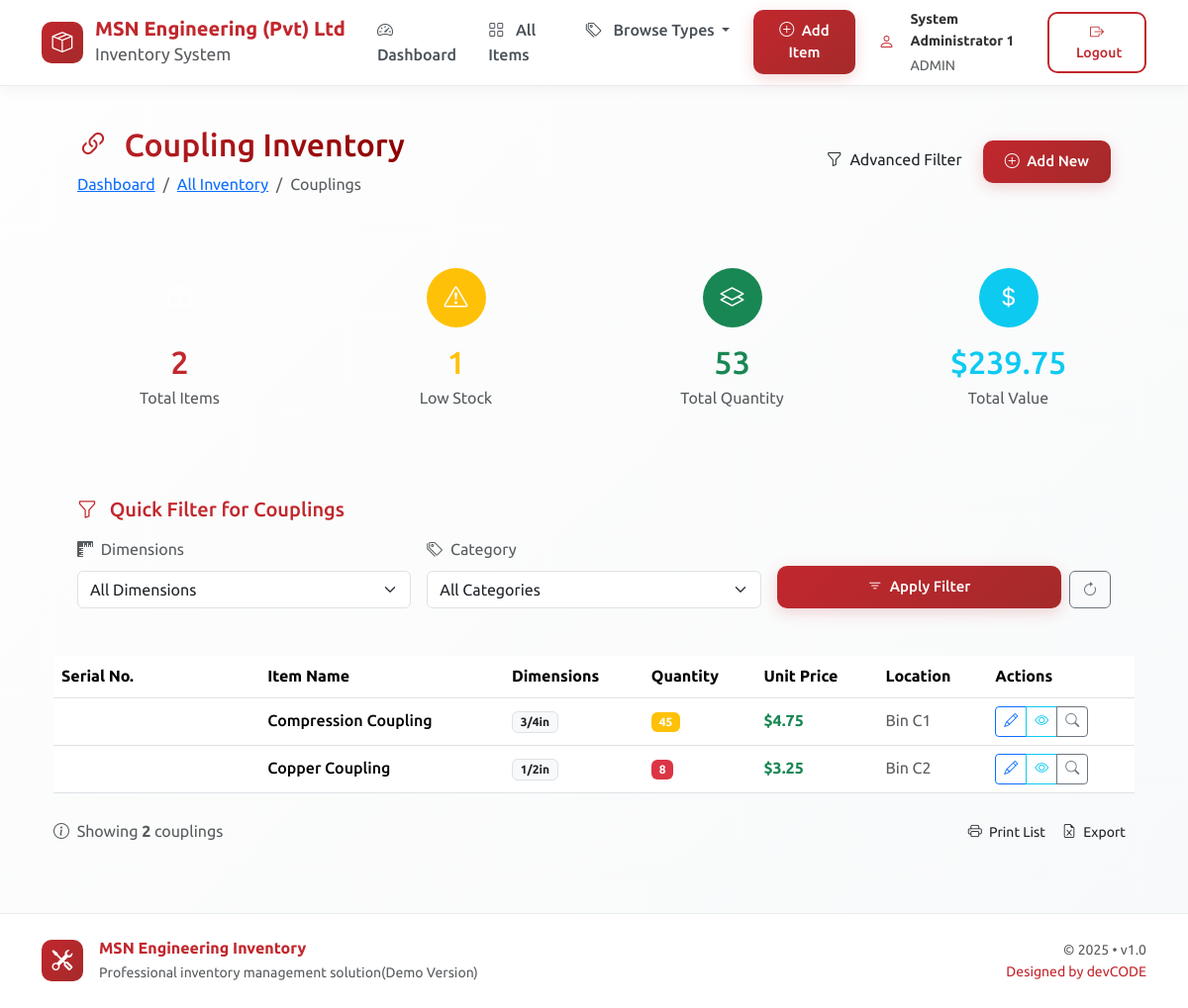
/type/Coupling (signed in), run on the app's committed database.
### tables this page shows
CREATE TABLE inventory
                 (id INTEGER PRIMARY KEY AUTOINCREMENT,
                  serial_number TEXT UNIQUE NOT NULL,
                  part_name TEXT NOT NULL,
                  part_type TEXT NOT NULL,
                  category TEXT NOT NULL,
                  dimensions TEXT,
                  quantity INTEGER NOT NULL,
                  unit_price REAL NOT NULL,
                  location TEXT,
                  supplier TEXT,
                  date_added TEXT,
                  last_updated TEXT,
                  notes TEXT);

### app.py (the view, shortened to what this page needs)
@app.route('/type/<string:part_type>')
@login_required
def view_by_type(part_type):
    conn = get_db_connection()
    try:
        items = conn.execute('''
            SELECT * FROM inventory
            WHERE UPPER(part_type) = UPPER(?)
            ORDER BY part_name
        ''', (part_type,)).fetchall()
        type_stats = conn.execute('''
            SELECT
                COUNT(*) as total_items,
                SUM(quantity) as total_quantity,
                SUM(quantity * unit_price) as total_value,
                SUM(CASE WHEN quantity < 10 THEN 1 ELSE 0 END) as low_stock_count
            FROM inventory
            WHERE UPPER(part_type) = UPPER(?)
        ''', (part_type,)).fetchone()
        dimensions = conn.execute('''
            SELECT DISTINCT dimensions
            FROM inventory
            WHERE UPPER(part_type) = UPPER(?) AND dimensions IS NOT NULL AND dimensions != ''
            ORDER BY dimensions
        ''', (part_type,)).fetchall()
        categories = conn.execute('''
            SELECT DISTINCT category
            FROM inventory
            WHERE UPPER(part_type) = UPPER(?) AND category IS NOT NULL AND category != ''
            ORDER BY category
        ''', (part_type,)).fetchall()
    except Exception as e:
        flash(f'Error loading {part_type} items: {str(e)}', 'error')
        items = []
        type_stats = {'total_items': 0, 'total_quantity': 0, 'total_value': 0, 'low_stock_count': 0}
        dimensions = []
        categories = []
    finally:
        conn.close()
    return render_template('type_view.html',
                         part_type=part_type,
                         items=items,
                         type_stats=type_stats,
                         dimensions=dimensions,
                         categories=categories)

### app.py (called while the page is built)
def login_required(f):
    @wraps(f)
    def decorated_function(*args, **kwargs):
        if 'user_id' not in session:
            return redirect(url_for('login'))
        return f(*args, **kwargs)
    return decorated_function

def get_db_connection():
    conn = sqlite3.connect('inventory.db')
    conn.row_factory = sqlite3.Row
    return conn

### templates/type_view.html (shortened to what this page needs)
{% extends "base.html" %}
{% block content %}
<div class="container-fluid fade-in">
    <div class="d-flex justify-content-between align-items-center mb-4 glass-card p-4">
        <div>
            <h1 class="h2 gradient-text mb-2">
                <i class="bi
                    {% if part_type|lower == 'valve' %}bi-valve-fill
                    {% elif part_type|lower == 'pipe' %}bi-pipe-fill
                    {% elif part_type|lower == 'coupling' %}bi-link-45deg
                    {% elif part_type|lower == 'fitting' %}bi-puzzle-fill
                    {% else %}bi-gear-fill{% endif %}
                    me-2"></i>
                {{ part_type }} Inventory
            </h1>
            <nav aria-label="breadcrumb">
                <ol class="breadcrumb mb-0">
                    <li class="breadcrumb-item"><a href="{{ url_for('dashboard') }}">Dashboard</a></li>
                    <li class="breadcrumb-item"><a href="{{ url_for('view_inventory') }}">All Inventory</a></li>
                    <li class="breadcrumb-item active" aria-current="page">{{ part_type }}s</li>
                </ol>
            </nav>
        </div>
        <div class="d-flex gap-2">
            <a href="{{ url_for('filter_items') }}" class="btn btn-outline-maroon">
                <i class="bi bi-funnel me-1"></i> Advanced Filter
            </a>
            {% if session.user_type == 'admin' %}
            <a href="{{ url_for('add_item') }}" class="btn btn-maroon">
                <i class="bi bi-plus-circle me-1"></i> Add New
            </a>
            {% endif %}
        </div>
    </div>
    <div class="row mb-4">
        <div class="col-md-3 col-sm-6 mb-3">
            <div class="glass-card glass-card-hover p-4 h-100 text-center">
                <div class="rounded-circle bg-maroon d-inline-flex align-items-center justify-content-center mb-3"
                     style="width: 60px; height: 60px;">
                    <i class="bi bi-box-seam text-white fs-4"></i>
                </div>
                <h2 class="text-maroon mb-1">{{ type_stats.total_items|default(0) }}</h2>
                <p class="text-muted mb-0">Total Items</p>
            </div>
        </div>
        <div class="col-md-3 col-sm-6 mb-3">
            <div class="glass-card glass-card-hover p-4 h-100 text-center">
                <div class="rounded-circle bg-warning d-inline-flex align-items-center justify-content-center mb-3"
                     style="width: 60px; height: 60px;">
                    <i class="bi bi-exclamation-triangle text-white fs-4"></i>
                </div>
                <h2 class="text-warning mb-1">{{ type_stats.low_stock_count|default(0) }}</h2>
                <p class="text-muted mb-0">Low Stock</p>
            </div>
        </div>
        <div class="col-md-3 col-sm-6 mb-3">
            <div class="glass-card glass-card-hover p-4 h-100 text-center">
                <div class="rounded-circle bg-success d-inline-flex align-items-center justify-content-center mb-3"
                     style="width: 60px; height: 60px;">
                    <i class="bi bi-layers text-white fs-4"></i>
                </div>
                <h2 class="text-success mb-1">{{ type_stats.total_quantity|default(0) }}</h2>
                <p class="text-muted mb-0">Total Quantity</p>
            </div>
        </div>
        <div class="col-md-3 col-sm-6 mb-3">
            <div class="glass-card glass-card-hover p-4 h-100 text-center">
                <div class="rounded-circle bg-info d-inline-flex align-items-center justify-content-center mb-3"
                     style="width: 60px; height: 60px;">
                    <i class="bi bi-currency-dollar text-white fs-4"></i>
                </div>
                <h2 class="text-info mb-1">${{ "%0.2f"|format(type_stats.total_value|float) if type_stats.total_value else "0.00" }}</h2>
                <p class="text-muted mb-0">Total Value</p>
            </div>
        </div>
    </div>
    <div class="glass-card glass-card-hover p-4 mb-4">
        <h5 class="text-maroon mb-3">
            <i class="bi bi-funnel me-2"></i> Quick Filter for {{ part_type }}s
        </h5>
        <form method="POST" action="{{ url_for('filter_by_type', part_type=part_type) }}" class="row g-3">
            <div class="col-md-4">
                <label class="form-label text-muted">
                    <i class="bi bi-rulers me-1"></i> Dimensions
                </label>
                <select name="dimensions" class="form-select">
                    <option value="all">All Dimensions</option>
                </select>
            </div>
            <div class="col-md-4">
                <label class="form-label text-muted">
                    <i class="bi bi-tags me-1"></i> Category
                </label>
                <select name="category" class="form-select">
                    <option value="all">All Categories</option>
                </select>
            </div>
            <div class="col-md-4 d-flex align-items-end gap-2">
                <button type="submit" class="btn btn-maroon flex-grow-1">
                    <i class="bi bi-filter me-1"></i> Apply Filter
                </button>
                <a href="{{ url_for('view_by_type', part_type=part_type) }}" class="btn btn-outline-secondary">
                    <i class="bi bi-arrow-clockwise"></i>
                </a>
            </div>
        </form>
    </div>
    <div class="glass-card glass-card-hover overflow-hidden">
        <div class="table-responsive">
            <table class="table table-hover mb-0">
                <thead>
                    <tr class="table-maroon">
                        <th>Serial No.</th>
                        <th>Item Name</th>
                        <th>Dimensions</th>
                        <th>Quantity</th>
                        <th>Unit Price</th>
                        <th>Location</th>
                        <th>Actions</th>
                    </tr>
                </thead>
                <tbody>
                    {% if items %}
                        {% for item in items %}
                        <tr class="align-middle">
                            <td>
                                <span class="badge bg-maroon text-white font-monospace">{{ item.serial_number }}</span>
                            </td>
                            <td class="fw-medium">{{ item.part_name }}</td>
                            <td>
                                {% if item.dimensions %}
                                <span class="badge bg-light text-dark border">{{ item.dimensions }}</span>
                                {% else %}
                                <span class="text-muted">-</span>
                                {% endif %}
                            </td>
                            <td>
                                <span class="badge
                                    {% if item.quantity < 10 %}bg-danger
                                    {% elif item.quantity > 100 %}bg-success
                                    {% else %}bg-warning{% endif %}">
                                    {{ item.quantity }}
                                </span>
                            </td>
                            <td>
                                <span class="text-success fw-bold">${{ "%0.2f"|format(item.unit_price) }}</span>
                            </td>
                            <td>
                                <span class="text-muted">{{ item.location or 'Not Set' }}</span>
                            </td>
                            <td>
                                <div class="btn-group" role="group">
                                    {% if session.user_type == 'admin' %}
                                    <a href="{{ url_for('edit_item', item_id=item.id) }}"
                                       class="btn btn-sm btn-outline-primary"
                                       title="Edit Item">
                                        <i class="bi bi-pencil"></i>
                                    </a>
                                    {% endif %}
                                    <a href="#"
                                       class="btn btn-sm btn-outline-info view-details"
                                       title="View Details"
                                       data-item-id="{{ item.id }}">
                                        <i class="bi bi-eye"></i>
                                    </a>
                                    <a href="{{ url_for('filter_items') }}?dimensions={{ item.dimensions|urlencode if item.dimensions else '' }}"
                                       class="btn btn-sm btn-outline-secondary"
                                       title="Find Similar">
                                        <i class="bi bi-search"></i>
                                    </a>
                                </div>
                            </td>
                        </tr>
                        {% endfor %}
                    {% endif %}
                </tbody>
            </table>
        </div>
    </div>
    {% if items %}
    <div class="mt-4 d-flex justify-content-between align-items-center">
        <div class="text-muted">
            <i class="bi bi-info-circle me-1"></i>
            Showing <strong>{{ items|length }}</strong> {{ part_type|lower }}{% if items|length != 1 %}s{% endif %}
        </div>
        <div class="btn-group">
            <button class="btn btn-outline-maroon btn-sm" onclick="window.print()">
                <i class="bi bi-printer me-1"></i> Print List
            </button>
            <button class="btn btn-outline-maroon btn-sm" id="exportBtn">
                <i class="bi bi-file-earmark-excel me-1"></i> Export
            </button>
        </div>
    </div>
    {% endif %}
</div>
{% endblock %}

### static/css/custom.css (style rules this page uses)
:root { --maroon-light: #c1272d; --maroon-medium: #a52a2a; --maroon-dark: #8b0000; --white-pure: #ffffff; --white-soft: #f8f9fa; --white-cream: #fefefe; --gray-light: #e9ecef; --gray-medium: #6c757d; --gray-dark: #343a40; --success-light: #d1e7dd; --warning-light: #fff3cd; --danger-light: #f8d7da; --info-light: #cff4fc; --shadow-light: rgba(193, 39, 45, 0.08); --shadow-medium: rgba(193, 39, 45, 0.12); --shadow-dark: rgba(193, 39, 45, 0.15); }
body { font-family: 'Ubuntu', -apple-system, BlinkMacSystemFont, sans-serif; background: linear-gradient(135deg, var(--white-cream) 0%, var(--white-soft) 100%); color: var(--gray-dark); line-height: 1.6; min-height: 100vh; overflow-x: hidden; }
.container-fluid { max-width: 1400px; }
.gradient-text { background: linear-gradient(135deg, var(--maroon-light) 0%, var(--maroon-dark) 100%); -webkit-background-clip: text; -webkit-text-fill-color: transparent; background-clip: text; }
.btn-maroon { background: linear-gradient(135deg, var(--maroon-light) 0%, var(--maroon-medium) 100%); color: white; border: none; padding: 12px 28px; border-radius: 12px; font-weight: 600; font-size: 15px; transition: all 0.3s ease; box-shadow: 0 4px 15px rgba(193, 39, 45, 0.2); }
.gap-2 { gap: 0.5rem; }
.text-maroon { color: var(--maroon-light) !important; }

### templates/base.html (style rules this page uses)
:root { --maroon-light: #c1272d; --maroon-medium: #a52a2a; --maroon-dark: #8b0000; --white-pure: #ffffff; --white-soft: #f8f9fa; --white-cream: #fefefe; --gray-light: #e9ecef; --gray-medium: #6c757d; --shadow-light: rgba(193, 39, 45, 0.08); --shadow-medium: rgba(193, 39, 45, 0.12); }
body { font-family: 'Ubuntu', -apple-system, BlinkMacSystemFont, sans-serif; background: linear-gradient(135deg, var(--white-cream) 0%, var(--white-soft) 100%); color: #333; min-height: 100vh; }
.btn-maroon { background: linear-gradient(135deg, var(--maroon-light) 0%, var(--maroon-medium) 100%); color: white; border: none; padding: 10px 22px; border-radius: 10px; font-weight: 500; transition: all 0.3s ease; }

### data on the page
inventory: part_name "Compression Coupling", dimensions "3/4in", quantity "45", unit_price "4.75", location "Bin C1"
inventory: part_name "Copper Coupling", dimensions "1/2in", quantity "8", unit_price "3.25", location "Bin C2"

### other printed values
{{ session.full_name }} "System Administrator 1"
{{ session.user_type|upper }} "ADMIN"
{{ part_type }} "Coupling"
{{ type_stats.total_items|default(0) }} "2"
{{ type_stats.low_stock_count|default(0) }} "1"
{{ type_stats.total_quantity|default(0) }} "53"
{{ items|length }} "2"
{{ part_type|lower }} "coupling"
